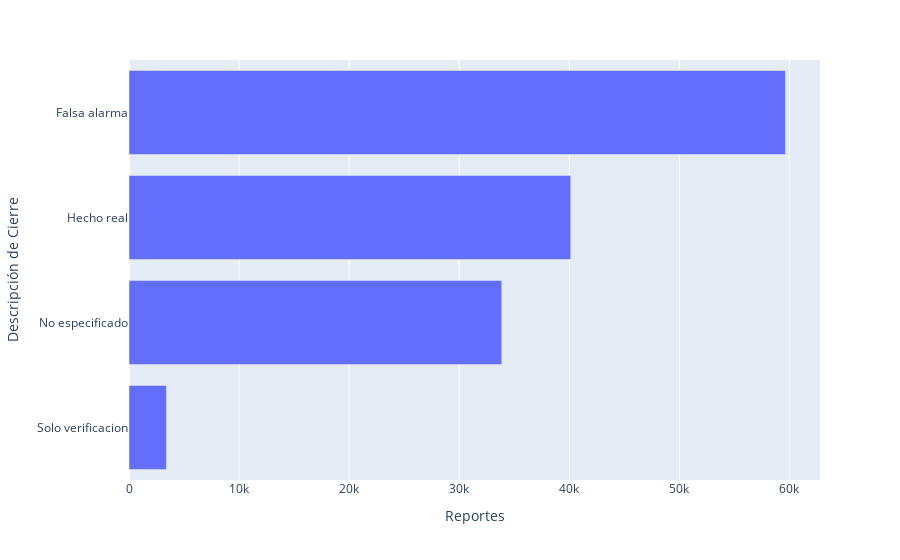

Here is the notebook cell this chart was saved with:
### Markdown cell above
##### 4.7 ¿How was the report classified?

### Code cell
# Create dataframe from value counts on "descripcion_cierre".
violencia_cierre = pd.DataFrame(violencia["descripcion_cierre"].value_counts())

# Filter to top 4 most relevant results.
violencia_cierre = violencia_cierre[0:4]
violencia_cierre = violencia_cierre.reset_index()
violencia_cierre.columns = ['Descripción de Cierre', 'Reportes']

# Graph
violencia_cierre = px.bar(violencia_cierre, x='Reportes', y='Descripción de Cierre', orientation = "h")
violencia_cierre.update_layout(yaxis={'categoryorder':'total ascending'})
violencia_cierre.show()

### Figure 1 — Plotly figure (JSON) as saved in the notebook; plotly's stock layout.template omitted (floating-point values rounded to 4 significant figures)
{"data": [{"alignmentgroup": "True", "hovertemplate": "Reportes=%{x}<br>Descripción de Cierre=%{y}<extra></extra>", "legendgroup": "", "marker": {"color": "#636efa", "pattern": {"shape": ""}}, "name": "", "offsetgroup": "", "orientation": "h", "showlegend": false, "textposition": "auto", "type": "bar", "x": [59635, 40125, 33862, 3397], "xaxis": "x", "y": ["Falsa alarma", "Hecho real", "No especificado", "Solo verificacion"], "yaxis": "y"}], "layout": {"autosize": true, "barmode": "relative", "legend": {"tracegroupgap": 0}, "margin": {"t": 60}, "xaxis": {"anchor": "y", "autorange": true, "domain": [0, 1], "range": [0, 62770.0], "title": {"text": "Reportes"}, "type": "linear"}, "yaxis": {"anchor": "x", "autorange": true, "categoryorder": "total ascending", "domain": [0, 1], "range": [-0.5, 3.5], "title": {"text": "Descripción de Cierre"}, "type": "category"}}}
